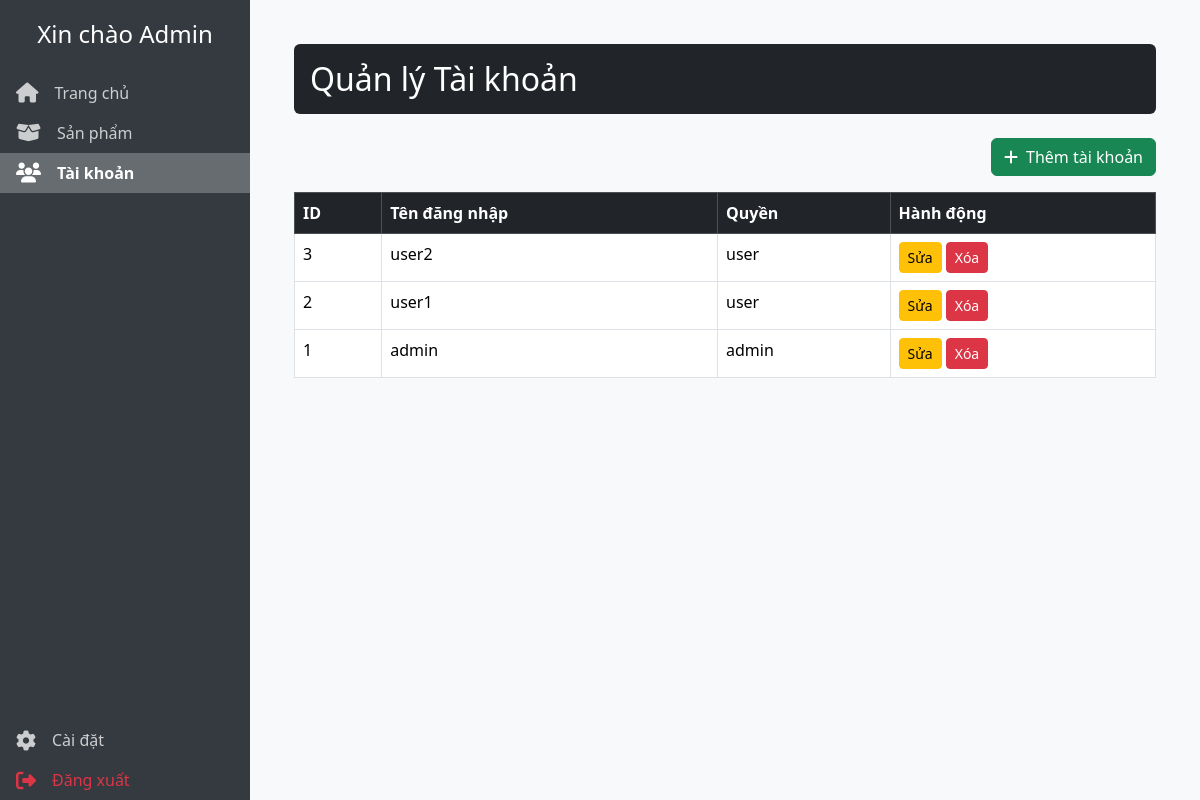
Page /category/admin/indexAd.php?pageLayout=taiKhoan (signed in) on the committed database.
### tables this page shows
CREATE TABLE `users` (
  `id` int(11) NOT NULL,
  `username` varchar(255) NOT NULL,
  `password` varchar(255) NOT NULL,
  `role` enum('admin','user') DEFAULT 'user'
);

### category/admin/account/account.php (the view, shortened to what this page needs)
<?php
$sql = "SELECT id, username, role FROM users ORDER BY id DESC";
$result = $conn->query($sql);
$users = [];
if ($result->num_rows > 0) {
    while($row = $result->fetch_assoc()) {
        $users[] = $row;
    }
}
?>
<div class="container-fluid p-4">
    <h2 class="bg-dark text-white p-3 rounded mb-4">Quản lý Tài khoản</h2>
    <div class="d-flex justify-content-end mb-3">
        <a href="account/addAccount.php" class="btn btn-success">
            <i class="fas fa-plus me-2"></i>Thêm tài khoản
        </a>
    </div>
    <table class="table table-bordered table-hover">
        <thead class="table-dark">
            <tr>
                <th>ID</th>
                <th>Tên đăng nhập</th>
                <th>Quyền</th>
                <th>Hành động</th>
            </tr>
        </thead>
        <tbody>
            <?php if (empty($users)): ?>
                <tr>
                    <td colspan="4" class="text-center">Chưa có tài khoản nào.</td>
                </tr>
            <?php else: ?>
                <?php foreach ($users as $user): ?>
                <tr>
                    <td><?php echo htmlspecialchars($user['id']); ?></td>
                    <td><?php echo htmlspecialchars($user['username']); ?></td>
                    <td><?php echo htmlspecialchars($user['role']); ?></td>
                    <td>
                        <a href="account/editAccount.php?id=<?php echo $user['id']; ?>" class="btn btn-sm btn-warning">Sửa</a>
                        <a href="account/deleteAccount.php?id=<?php echo $user['id']; ?>" class="btn btn-sm btn-danger" onclick="return confirm('Bạn có chắc chắn muốn xóa tài khoản này không?');">Xóa</a>
                    </td>
                </tr>
                <?php endforeach; ?>
            <?php endif; ?>
        </tbody>
    </table>
</div>

### category/admin/indexAd.php (style rules this page uses)
html, body { height: 100%; margin: 0; }
body { background-color: #f8f9fa; }

### rows in the picture
users: id "3", username "user2", role "user"
users: id "2", username "user1", role "user"
users: id "1", username "admin", role "admin"
